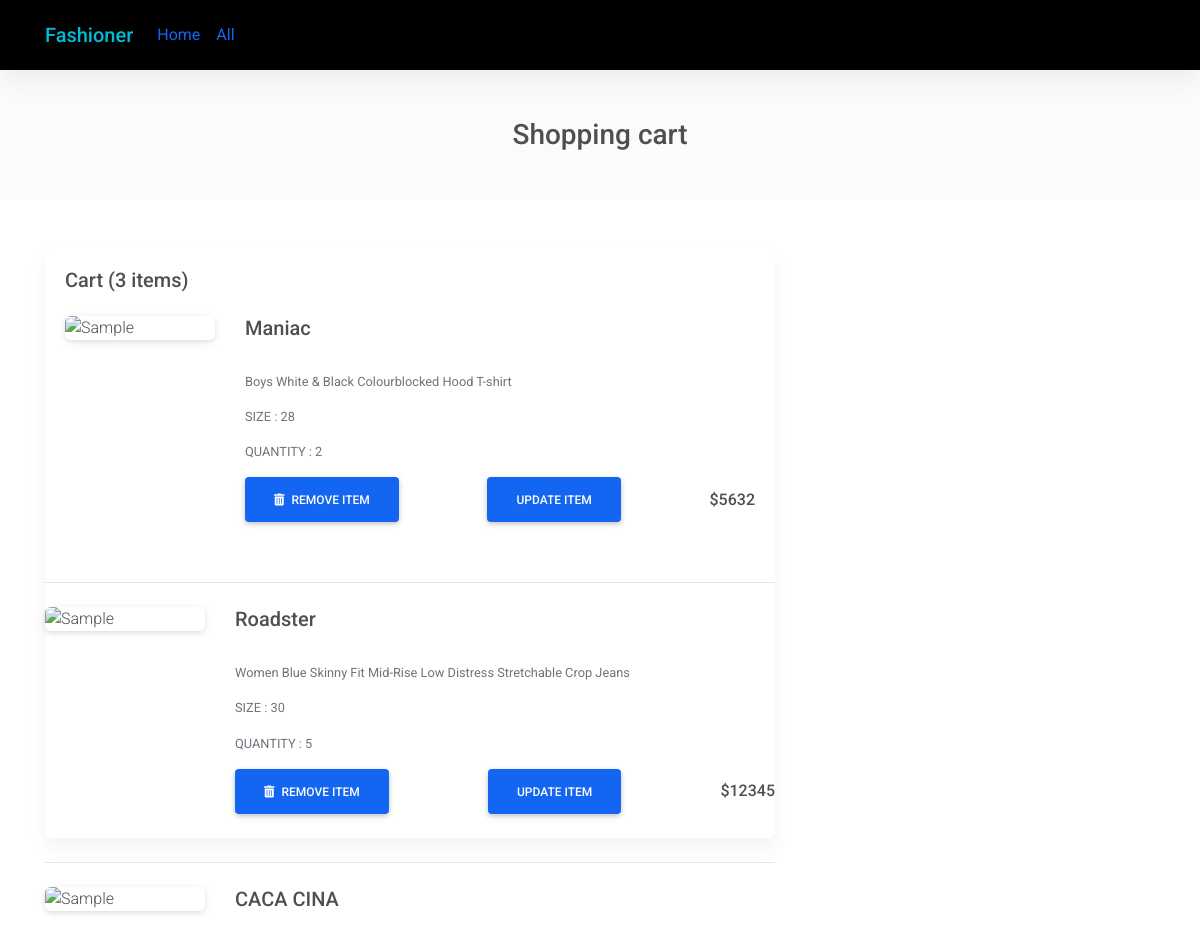
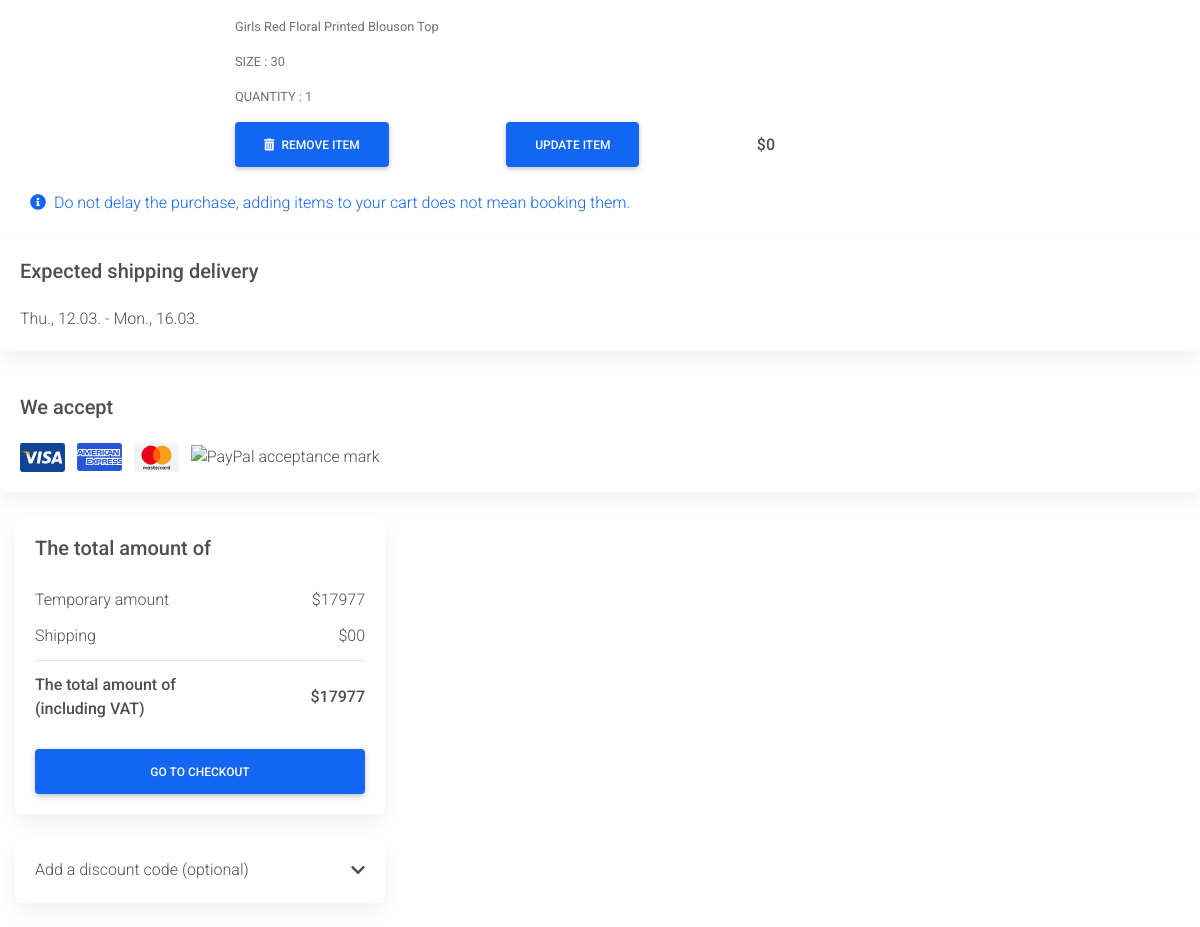
The app's page /home/cart/ (signed in), older data (2 pictures, top to bottom).
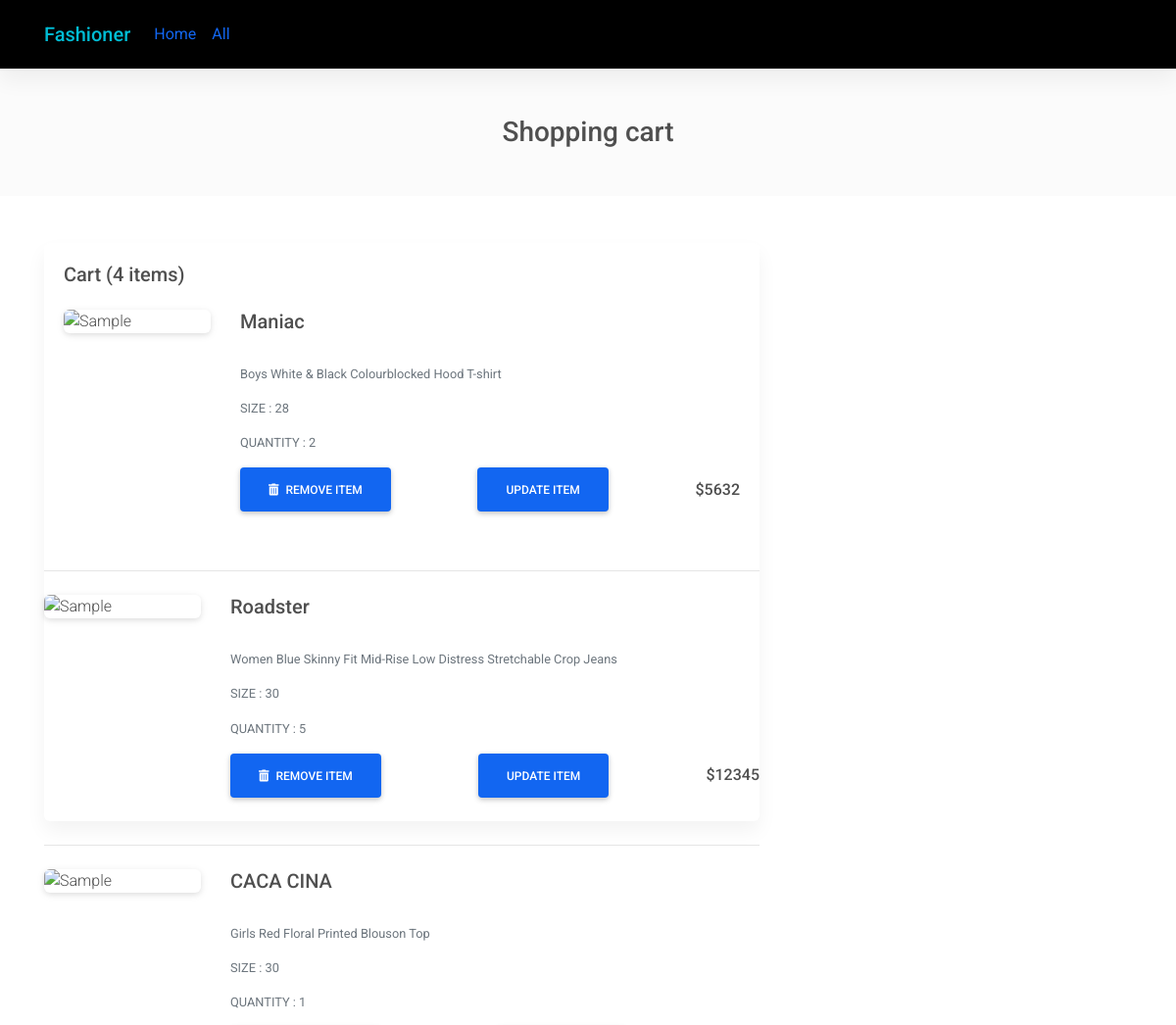
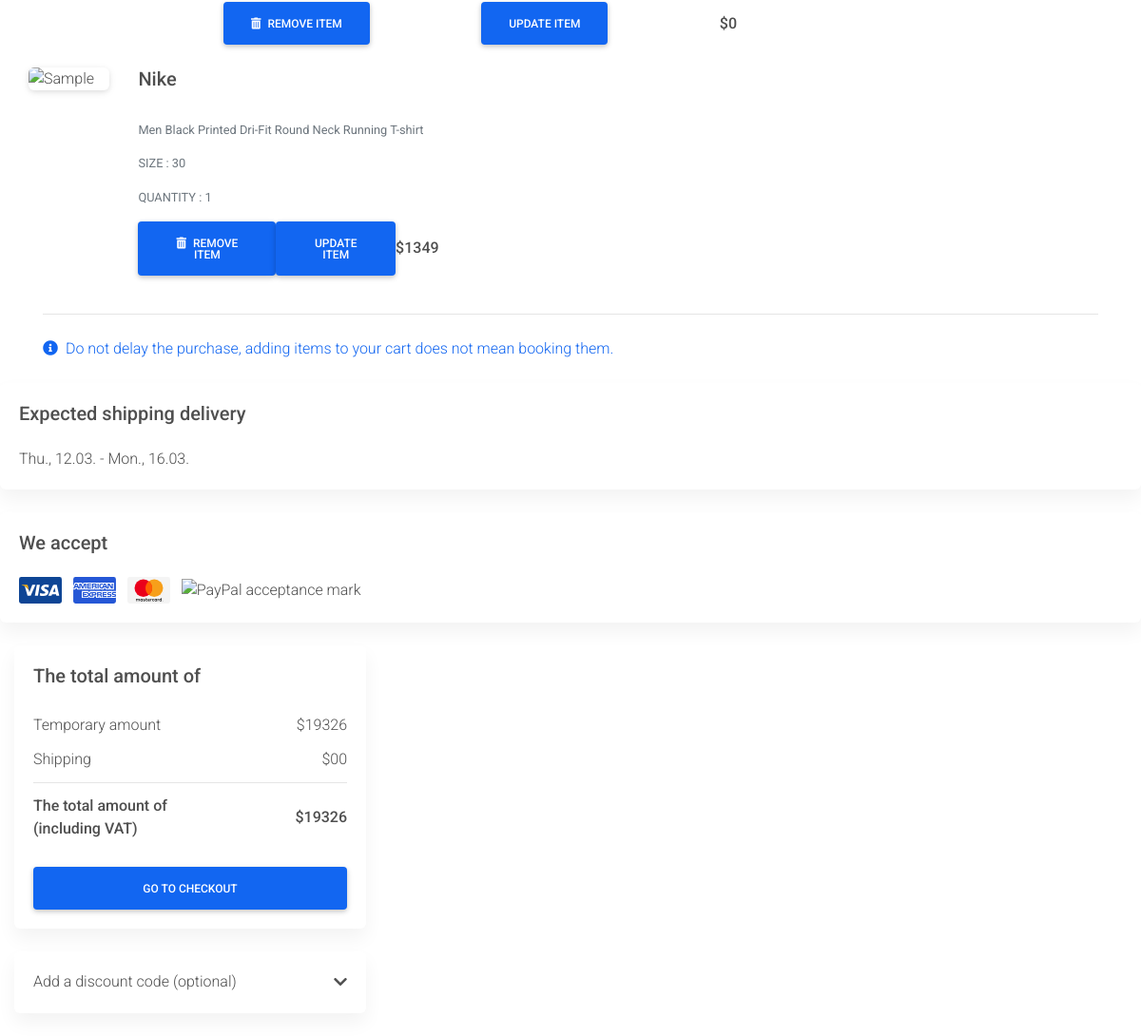
The same page, newer data (2 pictures, top to bottom).
### FashionerMain/models.py (models this page shows)
class Cart(models.Model):
    user = models.ForeignKey(User, on_delete=models.DO_NOTHING)
    product = models.ForeignKey(Product, on_delete=models.DO_NOTHING)
    quantity = models.IntegerField(default=1)
    size = models.CharField(choices=SIZE_CHOISES, max_length=3, default="")
    price = models.IntegerField(default=0)
    ordered = models.BooleanField(default=False)

class Product(models.Model):
    product_name = models.CharField(max_length=100)
    tagline = models.CharField(max_length=100, default="")
    price = models.IntegerField(default=0)
    image1 = models.CharField(max_length = 1000, default="")
    image2 = models.CharField(max_length = 1000, default="")
    image3 = models.CharField(max_length = 1000, default="")
    category = models.ForeignKey(Category, on_delete=models.DO_NOTHING, default="")
    description = models.CharField(max_length = 1000, default="")
    sizes = MultiSelectField(choices = SIZE_CHOISES, default="")

### FashionerMain/views.py (the view)
# urls.py: path('cart/', views.user_cart, name='cart'),
def user_cart(request):
    user = request.user
    items = Cart.objects.filter(user = user)
    length = len(items)
    total = 0
    for item in items:
        if(item.ordered == False):
            total = total + item.price
    context = {
        'items': items,
        'length': length,
        'total': total,
        'men': men,
        'women': women,
        'girls': girls,
        'boys': boys,
    }
    return render(request, "cart-page.html", context)

### templates/cart-page.html (shortened to what the changed rows need)
{% load static %}
<!DOCTYPE html>
<html lang="en"><head><meta http-equiv="Content-Type" content="text/html; charset=UTF-8">
  <link rel="stylesheet" href="https://use.fontawesome.com/releases/v5.11.2/css/all.css">
  <link rel="stylesheet" href="{% static 'cart_files/all.css' %}">
  <link rel="stylesheet" href="{% static 'cart_files/bootstrap.min.css' %}">
  <link rel="stylesheet" href="{% static 'cart_files/mdb-pro.min.css' %}">
  <link rel="stylesheet" href="{% static 'cart_files/mdb.ecommerce.min.css' %}">
</head>
<body class="skin-light" aria-busy="true" data-new-gr-c-s-check-loaded="14.997.0" data-gr-ext-installed="">
  <main>
    <div class="container">
      <section class="mt-5 mb-4">
        <div class="row">
          <div class="col-lg-8">
            <div class="card wish-list mb-4">
              <div class="card-body">
                <h5 class="mb-4">Cart (<span>{{ length }}</span> items)</h5>
                {% for item in items %}
                <div class="row mb-4">
                  <div class="col-md-5 col-lg-3 col-xl-3">
                    <div class="view zoom overlay z-depth-1 rounded mb-3 mb-md-0">
                    </div>
                  </div>
                  <div class="col-md-7 col-lg-9 col-xl-9">
                    <div>
                      <div class="d-flex justify-content-between">
                        <div>
                          <h5>{{ item.product.product_name }}</h5>
                          <br>
                          <p class="mb-3 text-muted text small">{{item.product.tagline}}</p>
                          <p class="mb-3 text-muted text-uppercase small">SIZE : {{item.size}}</p>
                          <p class="mb-3 text-muted text-uppercase small">Quantity : {{item.quantity}}</p>
                        </div>
                        </div>
                      </div>
                      <div class="d-flex justify-content-between align-items-center">
                        <div>
                          <form action="removefromcart" name="{{ item.id }}" method="POST">
                            <button type="submit" class="btn btn-primary" data-toggle="modal" data-target="#exampleModalCenter"><i class="fas fa-trash-alt mr-1"></i> Remove item </button>
                          </form>
                        </div>
                        <div>
                          <button type="button" class="btn btn-primary" data-toggle="modal" data-target="#exampleModalCenter">Update item</button>
                        </div>
                        <p class="mb-0"><span><strong>${{ item.price }}</strong></span></p>
                      </div>
                    </div>
                  </div>
                </div>
                <hr class="mb-4">
                {% endfor %}
                <p class="text-primary mb-0"><i class="fas fa-info-circle mr-1"></i> Do not delay the purchase, adding items to your cart does not mean booking them.</p>
              </div>
            </div>
          <div class="col-lg-4">
            <div class="card mb-4">
              <div class="card-body">
                <ul class="list-group list-group-flush">
                  <li class="list-group-item d-flex justify-content-between align-items-center border-0 px-0 pb-0">
                    Temporary amount
                    <span>${{ total }}</span>
                  </li>
                  <li class="list-group-item d-flex justify-content-between align-items-center border-0 px-0 mb-3">
                    <span><strong>${{ total }}</strong></span>
                  </li>
                </ul>
              </div>
            </div>
          </div>
  </main>
<div class="hiddendiv common"></div></body></html>

Row changes from the older to the newer data that the page shows:
added Cart: product.product_name "Nike", product.tagline "Men Black Printed Dri-Fit Round Neck Running T-shirt", size "30", quantity "1", price "1349"
Text that changed along with them:
{{ length }}: "3" → "4"
{{ total }}: "17977" → "19326"
